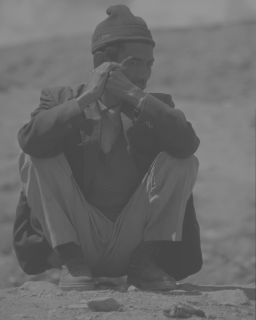
#> input picture kierowca.png, 256 x 320 px
$ python lab1.py   (Python 2 division)
#> lines starting #> are read from the running program, lines starting #| are printed output that depends on the picture; after the words box and inside, x2 and y2 are one past the last pixel; in counts of white or black regions, pixels touching at a corner belong together; long printed decimals are rounded
#importowanie bibliotek
import numpy as np
import matplotlib.pyplot as plt
from scipy import misc as mc
#funkcja wyliczajaca jasnosc i kontrast
def jasnosc(img):
	M, N = img.shape
	j=np.sum(img)/(M*N)
	k=np.sum(np.power(img-j,2))
	k=k/(M*N)
	k=np.power(k,0.5)
	return j,k


#
#funkcja wyliczajaca jasnosc - moje
def jas(img):
        M, N=img.shape

        return j


#
#funkcja wyliczajaca kontrast - moje
def kont(img,j):
        M, N=img.shape
        k=np.sum(img-j)
        k=k/(M*N)
        return k


#
#funkcja do sprawdzania czy jest w przedziale
def czy(img):
        M, N = img.shape
        for i in range(M) :
                for j in range (N):
                        if img[i,j]>255:
                                img[i,j]=255
                        if img[i,j]<0:
                                img[i,j]=0
        return img


#
#importowanie obrazu
img = mc.imread('kierowca.png')
#> img is the input picture: shape (320, 256, 3); min 70, max 150, mean 106.1
#kopia obrazu w formacie float
img2 = img.copy()
img2 = img2.astype('float64')
#
r=img[:,:,0]
g=img[:,:,1]
b=img[:,:,2]
y=0.2126*r+0.7152*g+0.0722*b
plt.subplot(2,6,1)
plt.imshow(y,cmap=plt.cm.gray,vmin=0, vmax=255)
y=y.astype('uint8')
#
r2=img2[:,:,0]
g2=img2[:,:,1]
b2=img2[:,:,2]
y0=0.2126*r2+0.7152*g2+0.0722*b2
plt.subplot(2,6,7)
plt.imshow(y0,cmap=plt.cm.gray,vmin=0, vmax=255)
y0=y0.astype('float64')
#kontrast i jasnosc oryginalnego obrazu
print ('\nJasnosc i kontrast obrazu oryginalnego:')
print y.dtype
#| uint8
print jasnosc (y)
#> in jasnosc, `j=np.sum(img)/(M*N)`: j = 105
#> in jasnosc, `k=np.sum(np.power(img-j,2))`: k = 43500863
#> in jasnosc, `k=k/(M*N)`: k = 531
#> in jasnosc, `k=np.power(k,0.5)`: k = 23.04
#| (105.0, 23.044)
print y0.dtype
#| float64
print jasnosc (y0)
#| (106.123, 22.997)
#dodanie stalej do obrazu
print ('\nJasnosc i kontrast obrazu po dodaniu stalej:')
y1=y.copy()
print y1.dtype
#| uint8
y1=y1+50.5
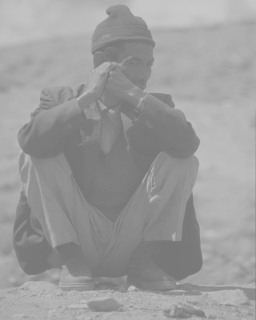
#> y1: shape (320, 256) float64; min 120.5, max 200.5, mean 156.5
y1=czy(y1)
plt.subplot(2,6,2)
plt.imshow(y1,cmap=plt.cm.gray,vmin=0, vmax=255)
print y1.dtype
#| float64
print jasnosc (y1)
#| (156.472, 23.023)
y11=y0.copy()
print y11.dtype
#| float64
y11=y11+50.5
y11=czy(y11)
plt.subplot(2,6,8)
plt.imshow(y11,cmap=plt.cm.gray,vmin=0, vmax=255)
print y11.dtype
#| float64
print jasnosc (y11)
#| (156.623, 22.997)
#mnozenie przez stala
print ('\nJasnosc i kontrast obrazu po mnozeniu przez stala:')
y2=y.copy()
print y2.dtype
#| uint8
y2=y2*50.5
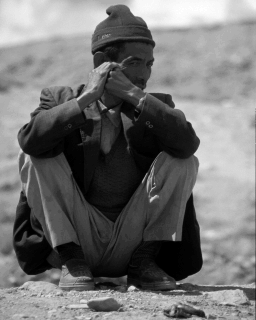
#> y2: shape (320, 256) float64; min 3535, max 7575, mean 5351.6; drawn with min black and max white
y2=czy(y2)
#> after the loop in czy (call 3), `for i in range(M) :`: img: shape (320, 256) float64; every value is 255
plt.subplot(2,6,3)
plt.imshow(y2,cmap=plt.cm.gray,vmin=0, vmax=255)
print y2.dtype
#| float64
print jasnosc(y2)
#| (255.0, 0.0)
y12=y0.copy()
print y12.dtype
#| float64
y12=y12*50.5
y12=czy(y12)
plt.subplot(2,6,9)
plt.imshow(y12,cmap=plt.cm.gray,vmin=0, vmax=255)
print y12.dtype
#| float64
print jasnosc(y12)
#| (255.0, 0.0)
#potegowanie obrazu
print ('\nJasnosc i kontrast obrazu po potegowaniu:')
y3=y.copy()
print y3.dtype
#| uint8
y3=np.power(y3,4.5)
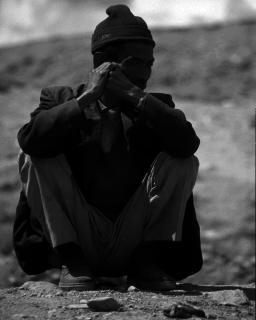
#> y3: shape (320, 256) float64; min 200882072.4, max 6.2e+09, mean 1.79e+09; drawn with min black and max white
y3=czy(y3)
plt.subplot(2,6,4)
plt.imshow(y3,cmap=plt.cm.gray,vmin=0, vmax=255)
print y3.dtype
#| float64
print jasnosc(y3)
#| (255.0, 0.0)
y13=y0.copy()
print y13.dtype
#| float64
y13=np.power(y13,4.5)
y13=czy(y13)
plt.subplot(2,6,10)
plt.imshow(y13,cmap=plt.cm.gray,vmin=0, vmax=255)
print y13.dtype
#| float64
print jasnosc(y13)
#| (255.0, 0.0)
#pierwiastkowanie
print('\nJasnosc i kontrast obrazu po pierwiastkowaniu:')
y4=y.copy()
print y4.dtype
#| uint8
y4=np.power(y4,0.8)
y4=czy(y4)
plt.subplot(2,6,5)
plt.imshow(y4,cmap=plt.cm.gray,vmin=0,vmax=255)
print y4.dtype
#| float64
print jasnosc(y4)
#| (41.540, 7.285)
y14=y0.copy()
print y14.dtype
#| float64
y14=np.power(y14,0.8)
y14=czy(y14)
plt.subplot(2,6,11)
plt.imshow(y14,cmap=plt.cm.gray,vmin=0,vmax=255)
print y14.dtype
#| float64
print jasnosc(y14)
#| (41.588, 7.276)
#logarytmowanie obrazu
print ('\nJasnosc i kontrast obrazu po logarytmowaniu:')
y5=y.copy()
print y5.dtype
#| uint8
x1=5
x1=np.log(x1)
x1=x1.astype('uint8')
y5=np.log(y5)
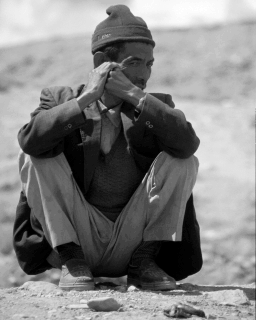
#> y5: shape (320, 256) float16; min 4.25, max 5.01, mean 4.64; drawn with min black and max white
y5=y5.astype('uint8')
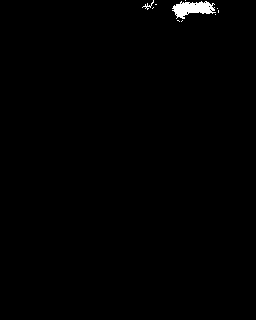
#> y5: shape (320, 256); values 4 (black) and 5 (white), 0.62% white; 10 white regions (8 under 20 px), largest, box (x1, y1, x2, y2) and area: (172, 1, 216, 19) 463, (142, 0, 154, 10) 29
y5=y5/x1
y5=czy(y5)
plt.subplot(2,6,6)
plt.imshow(y5,cmap=plt.cm.gray,vmin=0, vmax=255)
print y5.dtype
#| uint8
print jasnosc(y5)
#| (4.0, 0.07867)
y15=y0.copy()
print y15.dtype
#| float64
x2=5.5
x2=np.log(x2)
y15=np.log(y15)
y15=y15/x2
y15=czy(y15)
plt.subplot(2,6,12)
plt.imshow(y15,cmap=plt.cm.gray,vmin=0, vmax=255)
print y15.dtype
#| float64
print jasnosc(y15)
#| (2.722, 0.1323)
plt.show()

$ run again, with pic1.png copied over kierowca.png
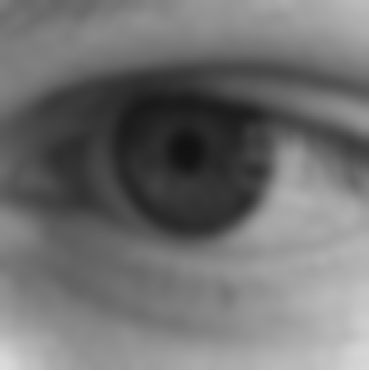
#> input picture pic1.png, 369 x 371 px
#> img is the input picture: shape (371, 369, 3); min 17, max 255, mean 112.7
#| uint8
#> j = 112
#> in jasnosc, `k=np.sum(np.power(img-j,2))`: k = 274685000
#> in jasnosc, `k=k/(M*N)`: k = 2006.5
#> in jasnosc, `k=np.power(k,0.5)`: k = 44.79
#| (112.0, 44.794)
#| float64
#| (112.704, 44.767)
#| uint8
#> after the loop in czy, `for i in range(M) :`:
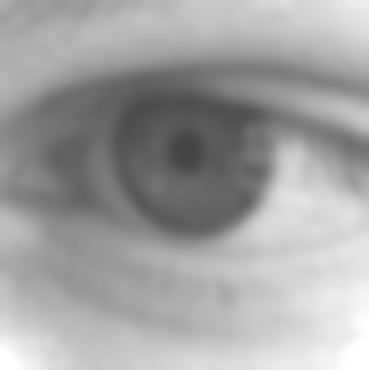
#> img: shape (371, 369) float64; min 67.5, max 255, mean 162.8
#| float64
#| (162.831, 44.360)
#| float64
#| float64
#| (163.027, 44.323)
#| uint8
#| float64
#| (255.0, 0.0)
#| float64
#| float64
#| (255.0, 0.0)
#| uint8
#| float64
#| (255.0, 0.0)
#| float64
#| float64
#| (255.0, 0.0)
#| uint8
#| float64
#| (43.128, 14.233)
#| float64
#| float64
#| (43.193, 14.218)
#| uint8
#> `y5=y5.astype('uint8')`:
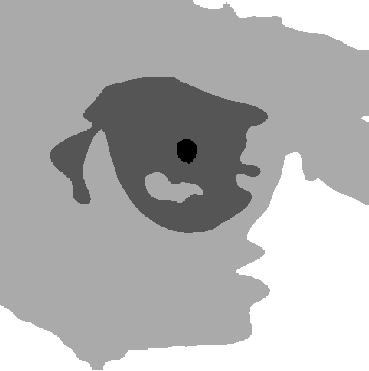
#> y5: shape (371, 369); min 2, max 5, mean 4.09; drawn with min black and max white
#| uint8
#| (4.0, 0.6241)
#| float64
#| float64
#| (2.712, 0.284)
